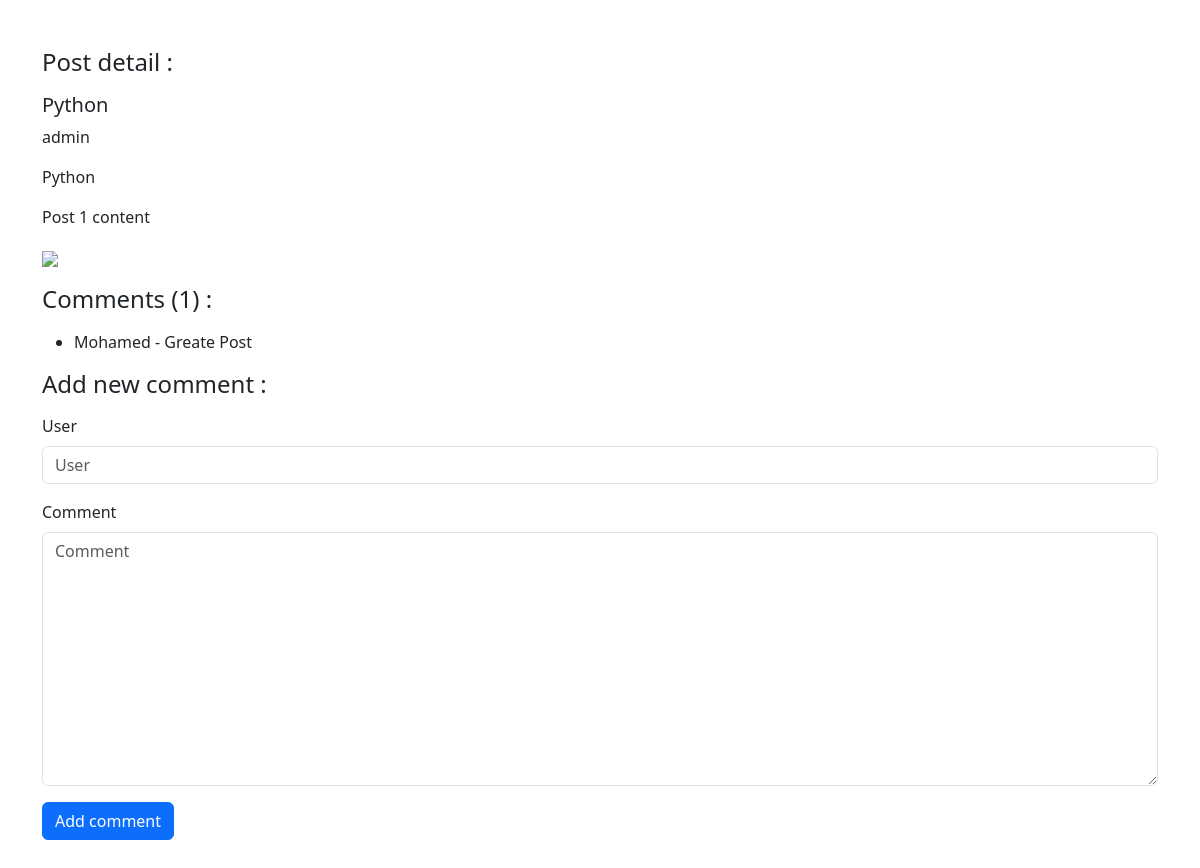
Page /posts/1/ on the earlier database version.
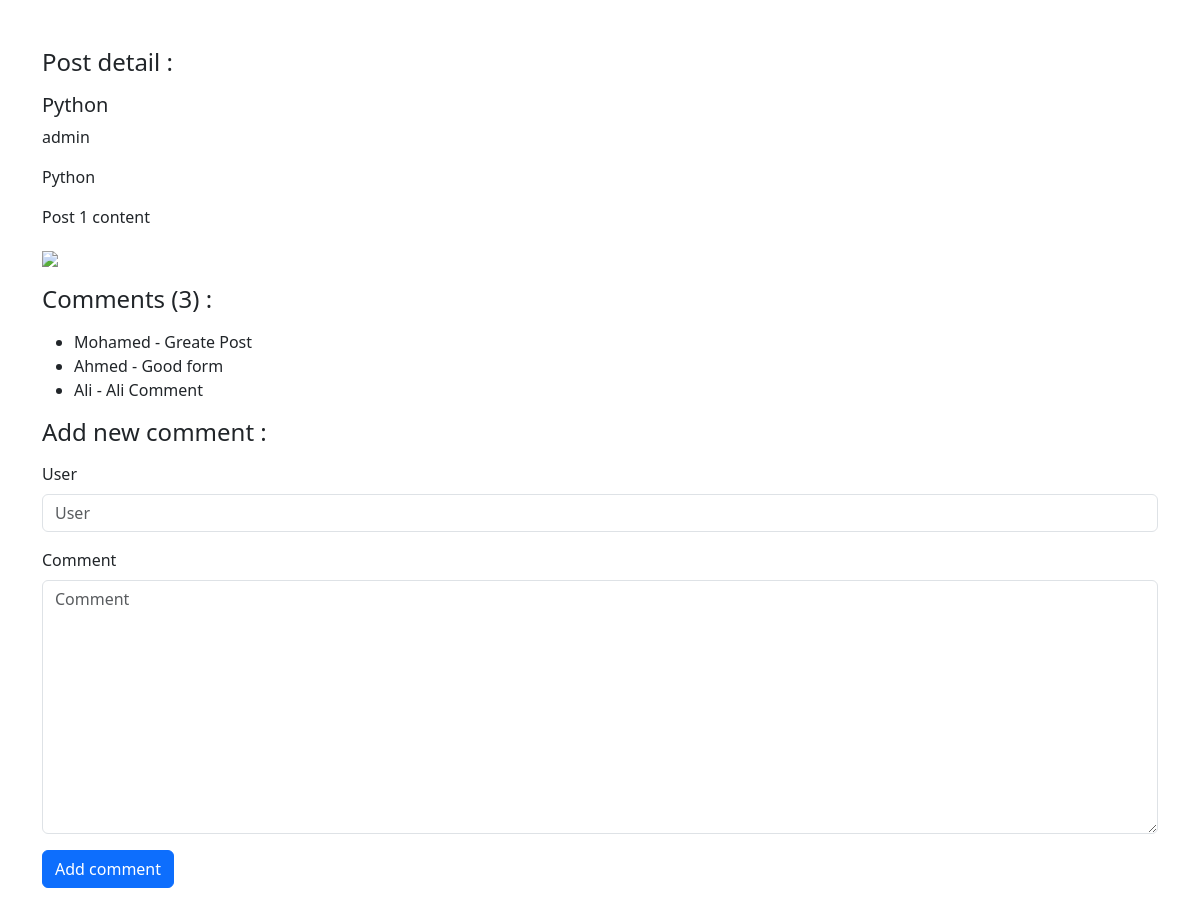
Same page on the later database version.
### posts/models.py (models this page shows, shortened)
class Comment (models.Model):
    post = models.ForeignKey(Post, related_name='comment_post', on_delete = models.CASCADE)
    user = models.CharField(max_length=100)
    comment = models.TextField(max_length=300)
    created_at = models.DateTimeField(default=timezone.now)

### posts/views.py (the view)
# urls.py: path('posts/<int:pk>/', views.post_details),
def post_details(request,pk):
    data = Post.objects.get(id = pk)
    comments = Comment.objects.filter(post=data)
    if request.method == 'POST' :
        form = CommentForm(request.POST)
        if form.is_valid():
            myform = form.save(commit=False)
            myform.post = data
            myform.save()
    else :
        form = CommentForm()
    context = {
        'post' : data,
        'comments' : comments,
        'form' : form,
    }
    return render(request,'posts/post_detail.html',context)

### posts/forms.py
class CommentForm(forms.ModelForm) :
    class Meta :
        model = Comment
        fields = ['user','comment']

### posts/models.py (called while the page is built)
    def __str__(self):
        return self.title

    def __str__(self):
        return self.name

### posts/templates/posts/post_detail.html (shortened to what this page needs)
{% load django_bootstrap5 %}
<!doctype html>
<html lang="en">
  <head>
    <link href="https://cdn.jsdelivr.net/npm/bootstrap@5.3.3/dist/css/bootstrap.min.css" rel="stylesheet">
  </head>
  <body>
    <div class="container my-5">
        <div>
            <h4 class="my-3">Post detail :</h4>
            <h5>{{ post }}</h5>
            <p>{{ post.author }}</p>
            <p>{{ post.category }}</p>
            <p>{{ post.content | safe }}</p>
            <img src="{{ post.image.url }}">
        </div>
        <div>
            <h4 class="my-3">Comments ({{ comments | length }}) :</h4>
        </div>
        <ul>
            {% for comment in comments %}
                <li>{{ comment.user }} - {{ comment.comment }}</li>
                {% empty %}
                <li>There are no comments for this post</li>
            {% endfor %}
        </ul>
        <div>
            <h4 class="my-3">Add new comment :</h4>
            <form method="post" class="form">
                {% bootstrap_form form %}
                {% bootstrap_button button_type="submit" content="Add comment" %}
            </form>
        </div>
    </div>
  </body>
</html>

Differences in the rows shown:
added Comment: user "Ahmed", comment "Good form"
added Comment: user "Ali", comment "Ali Comment"
Other differences:
{{ comments | length }}: "1" → "3"
